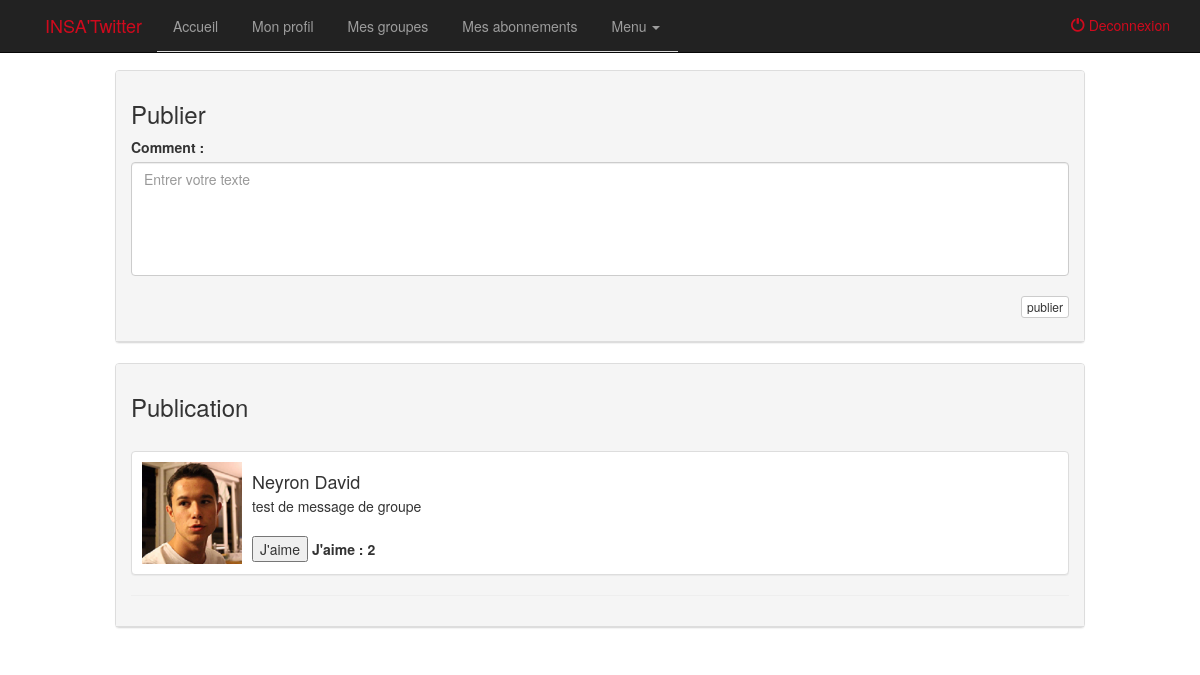
Page /groupe.php?Idgroupe=1 (signed in) on the committed database.
### tables this page shows
CREATE TABLE `messagetog` (
  `ID` int(4) NOT NULL,
  `IDGROUPE` int(4) NOT NULL,
  `MESSAGE` varchar(256) NOT NULL,
  `NOM` varchar(256) NOT NULL,
  `PRENOM` varchar(256) NOT NULL,
  `IMAGE` varchar(256) NOT NULL,
  `THUMBSUP` int(11) NOT NULL DEFAULT '0'
);

### include/publication_abonnees_groupe.php (the view)
<?php
include("connexiondb.php");
$req = $DBcon->prepare('SELECT ID, THUMBSUP, MESSAGE, NOM, PRENOM, IMAGE from messagetog WHERE IDGROUPE = ? GROUP BY ID DESC');
$req->bindValue(1,$_SESSION['IDGROUPE'],PDO::PARAM_INT);
$check=$req->execute();
if($check){
	while ($resultat=$req->fetch()){
		?>
  		<div class="panel panel-default">
	      	<div class="media">
			    <div class="media-left media-top">
			      	<img src="<?php echo "image/".$resultat['IMAGE'].".png"?>" class="media-object" style="width:100px;margin-top: 10px; margin-left: 10px;margin-bottom: 10px;">
				</div>
				<div class="media-body">
				    <h4 class="media-heading"><br/> <?php print_r($resultat["NOM"]." ".$resultat["PRENOM"]) ?> </h4>
							<?php print_r($resultat["MESSAGE"]."<br/>");?>
						<br/>
						<input id="<?php echo $resultat["ID"]; ?>" class="jaimeb" type="button" value="J'aime">
						<label id="<?php echo -$resultat["ID"]; ?>"> J'aime : <?php echo $resultat["THUMBSUP"]; ?> </label>
					<br/>
				</div>
			</div>
   		</div>
		<hr/>
	<?php
	}
}
else
	echo "Erreur de requete.<br>";
?>

### rows in the picture
messagetog: IMAGE (picture), value "Neyron David test de message de groupe", THUMBSUP "2"
